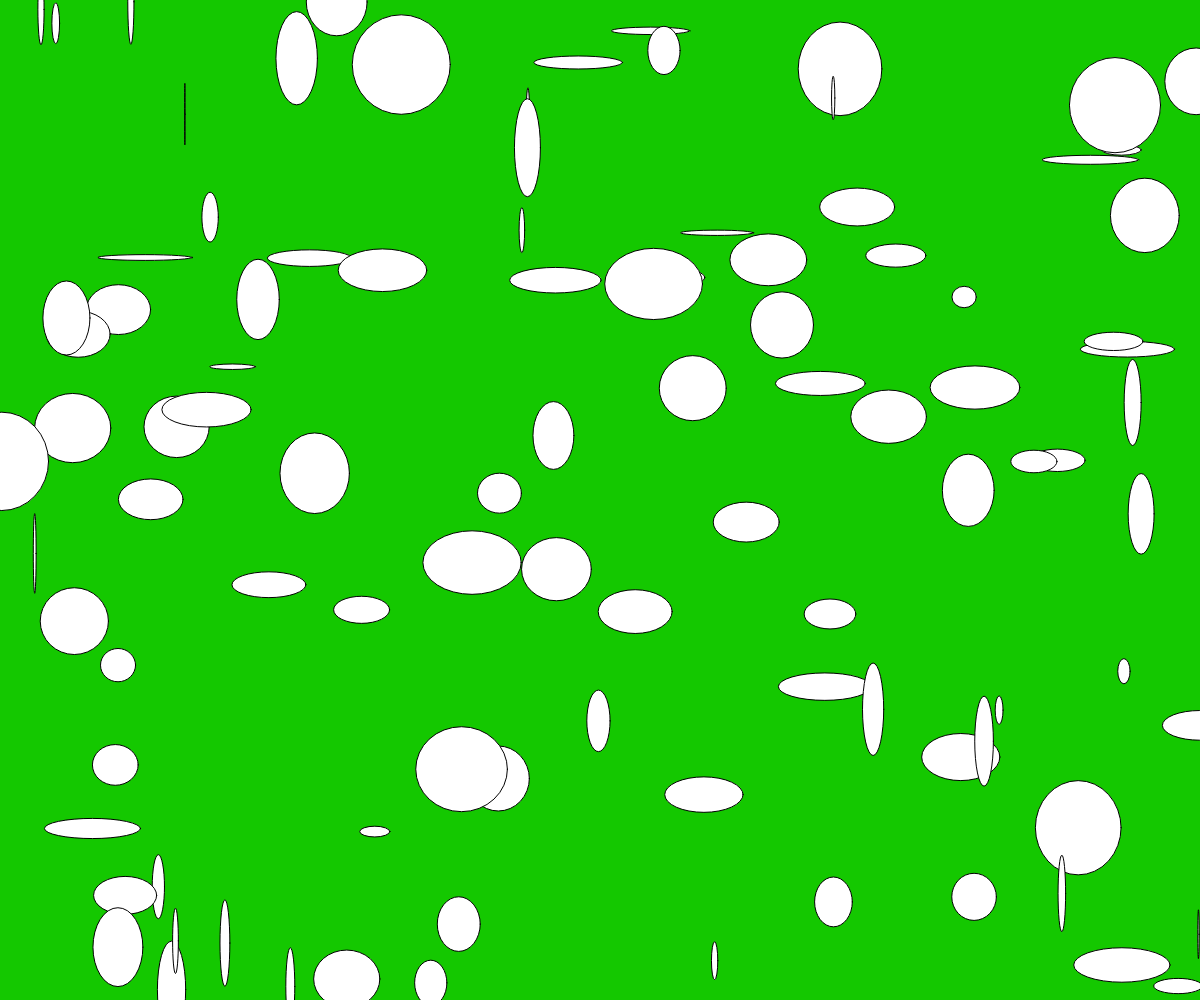
Frame 1 (no input)
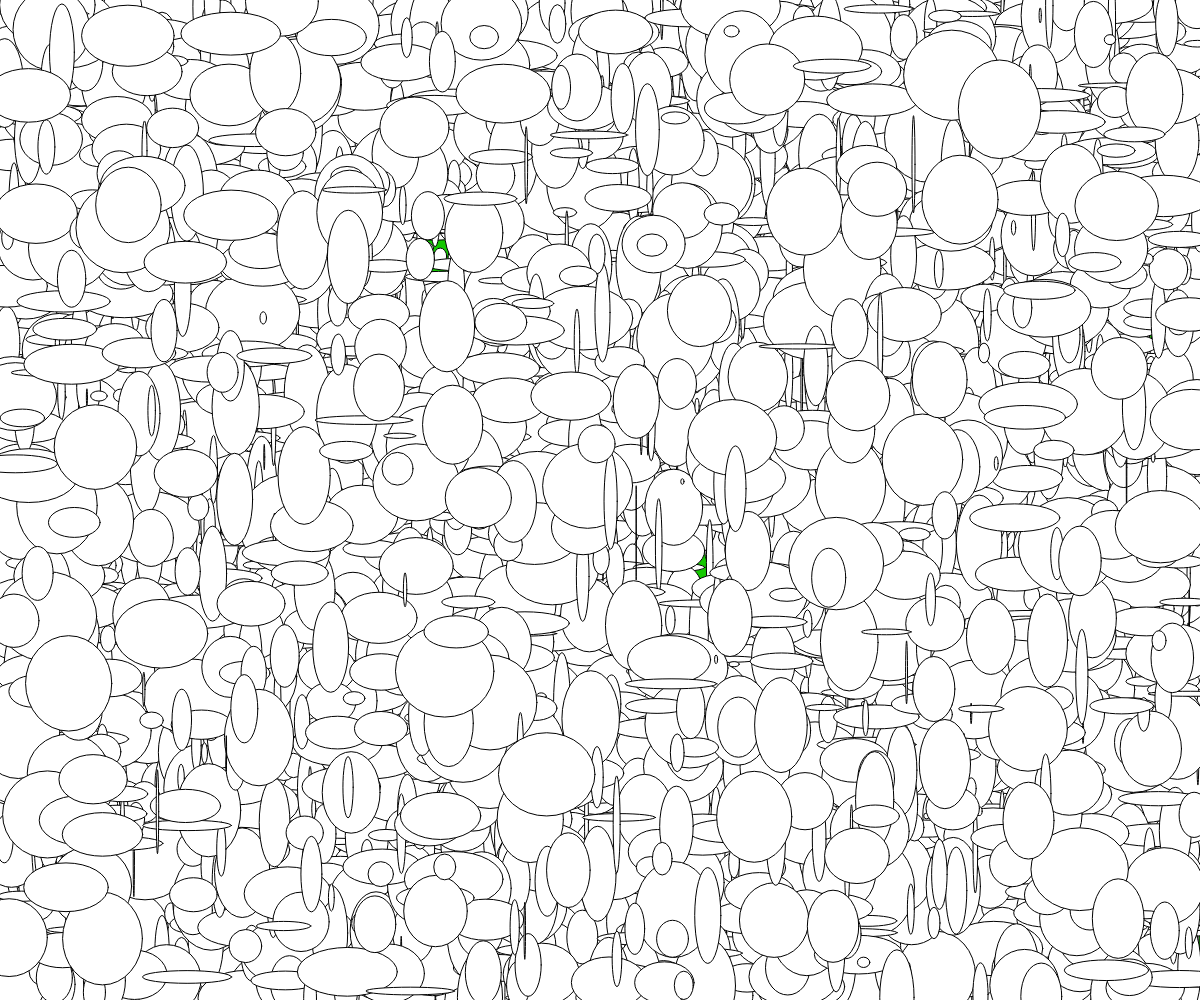
Frame 60 (no input)
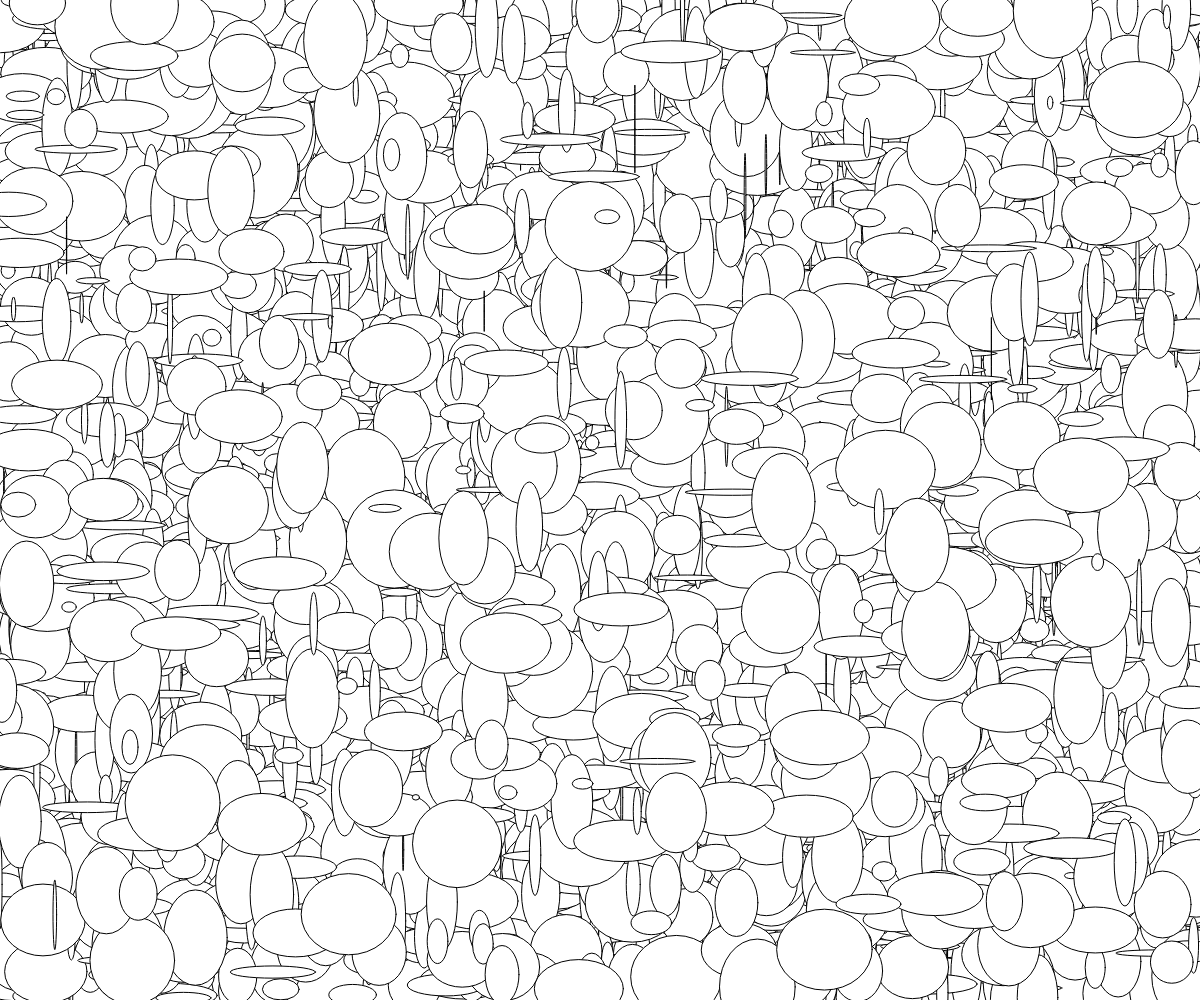
Frame 120 (the mouse pressed at the canvas centre since frame 60)

The p5.js sketch that drew these frames (run headless with seeded random() and noise() and a simulated clock; from frame 60 on, the mouse is pressed at the canvas centre):

// p5.js sketch
// ── sketch.js
function setup() {
  createCanvas(windowWidth, windowHeight);
  background(20, 200, 0);
  for (let iterador = 0; iterador < 10; iterador++) {
    console.log(iterador)
}
}
//carita feliz de lado
function draw() {
  ellipse(100, 100, 50, 50);
  ellipse(100, 300, 50, 50);
  arc(300, 200, 100, 200, 100, PI + QUARTER_PI, OPEN);
}
//
function draw() {
   for (let iterador = 0; iterador < 100; iterador++) {
    ellipse(random(0, width),
            random(0, height),
            random(0, 100),
            random(5, 100),
            );}
}
